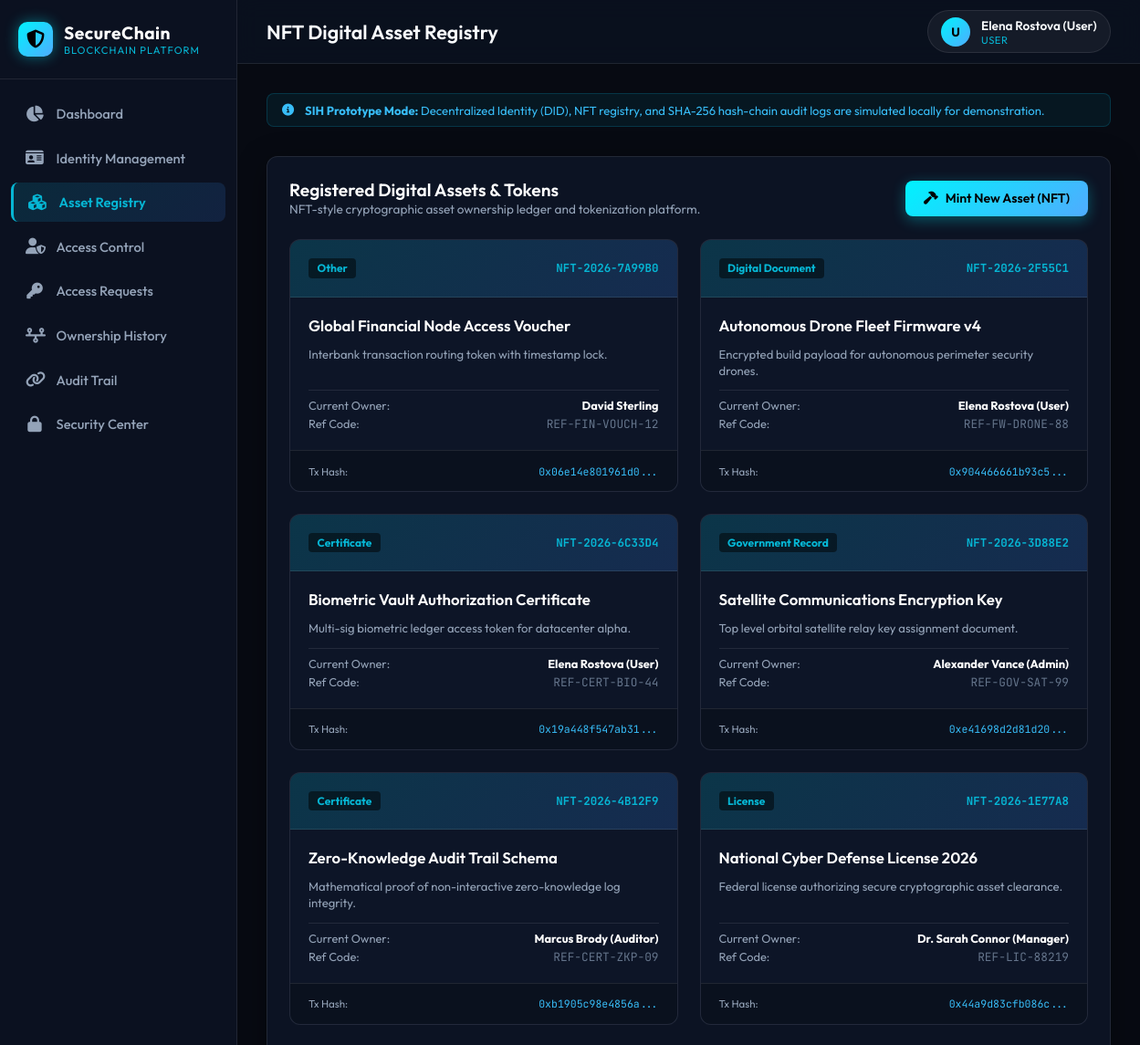
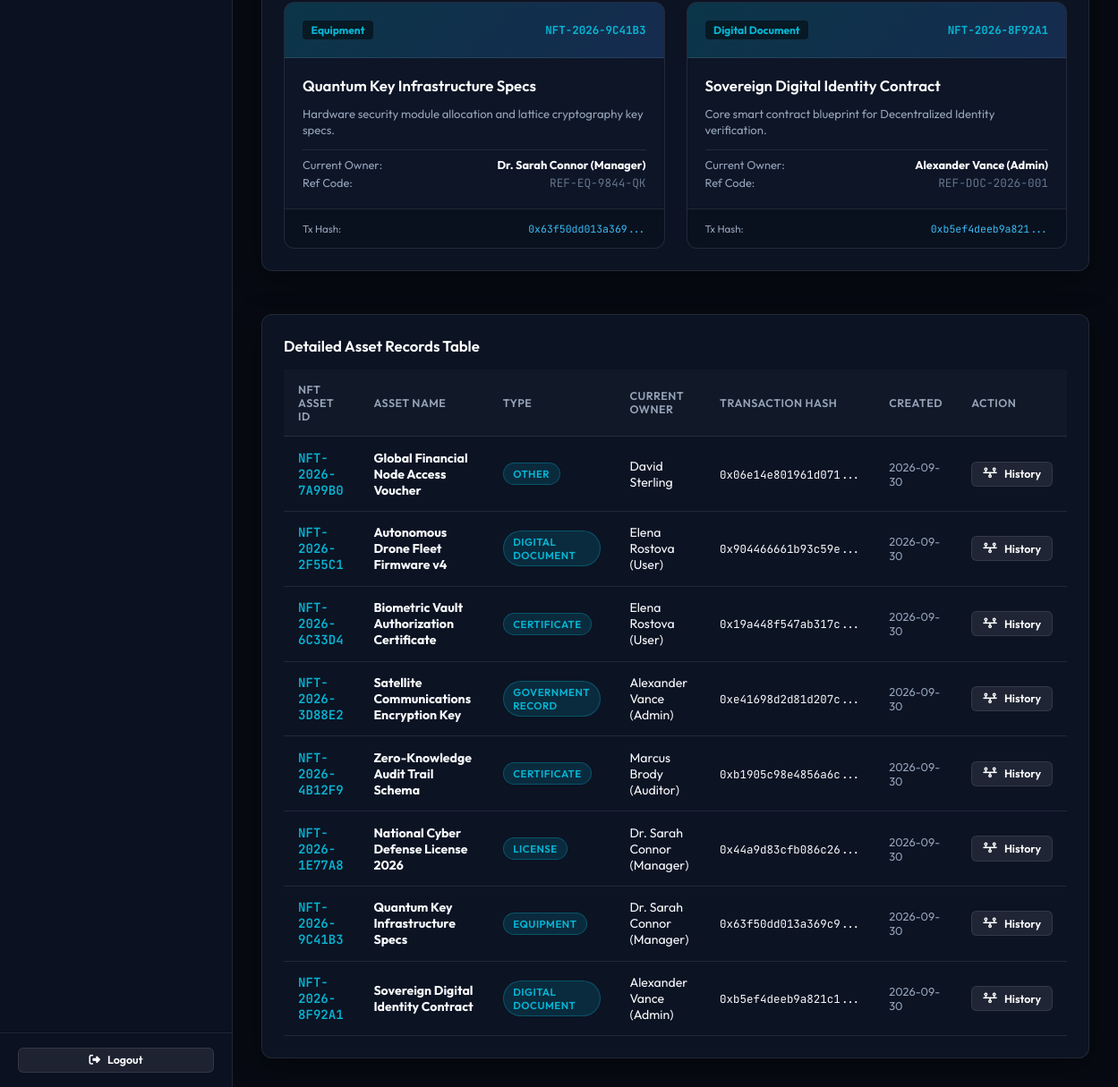
Page /assets (signed in) on the committed database (2 pictures, top to bottom).
### tables this page shows
CREATE TABLE assets (
        id INTEGER PRIMARY KEY AUTOINCREMENT,
        nft_id TEXT UNIQUE NOT NULL,
        name TEXT NOT NULL,
        asset_type TEXT NOT NULL,
        description TEXT,
        current_owner TEXT NOT NULL,
        original_owner TEXT NOT NULL,
        value_ref TEXT,
        tx_hash TEXT NOT NULL,
        status TEXT DEFAULT 'ACTIVE',
        created_at DATETIME DEFAULT CURRENT_TIMESTAMP
    );

### app.py (the view)
@app.route('/assets')
@login_required
def assets():
    conn = get_db_connection()
    assets_list = conn.execute('SELECT * FROM assets ORDER BY id DESC').fetchall()
    conn.close()
    return render_template('assets.html', assets=assets_list)

### app.py (called while the page is built)
@app.context_processor
def inject_user():
    return dict(
        current_user=session.get('username'),
        current_role=session.get('role'),
        current_full_name=session.get('full_name')
    )

### auth.py (called while the page is built)
def login_required(f):
    @wraps(f)
    def decorated_function(*args, **kwargs):
        if 'user_id' not in session:
            flash('Please log in to access this page.', 'warning')
            return redirect(url_for('login'))
        return f(*args, **kwargs)
    return decorated_function

### database.py (called while the page is built)
def get_db_connection():
    conn = sqlite3.connect(DB_PATH)
    conn.row_factory = sqlite3.Row
    return conn

### templates/assets.html (shortened to what this page needs)
{% extends "base.html" %}
{% block header_title %}NFT Digital Asset Registry{% endblock %}
{% block content %}
<div class="glass-card">
  <div style="display: flex; align-items: center; justify-content: space-between; flex-wrap: wrap; gap: 1rem; margin-bottom: 1.5rem;">
    <div>
      <h2 style="font-size: 1.2rem; font-weight: 600; color: #fff;">Registered Digital Assets & Tokens</h2>
      <p style="font-size: 0.85rem; color: var(--text-muted);">NFT-style cryptographic asset ownership ledger and tokenization platform.</p>
    </div>
    <div style="display: flex; gap: 0.75rem; align-items: center;">
      <button class="btn btn-primary" onclick="openModal('mint-asset-modal')">
        <i class="fas fa-hammer"></i> Mint New Asset (NFT)
      </button>
    </div>
  </div>
  <div class="nft-grid">
    {% for asset in assets %}
    <div class="nft-card">
      <div class="nft-header">
        <span class="nft-badge">{{ asset.asset_type }}</span>
        <span class="font-mono" style="font-size: 0.78rem; color: var(--primary-cyan); font-weight: 700;">{{ asset.nft_id }}</span>
      </div>
      <div class="nft-body">
        <h3 class="nft-title">{{ asset.name }}</h3>
        <p class="nft-desc">{{ asset.description or 'No description provided.' }}</p>
        <div style="font-size: 0.8rem; margin-top: auto; padding-top: 0.5rem; border-top: 1px solid var(--border-color);">
          <div style="display: flex; justify-content: space-between; margin-bottom: 0.25rem;">
            <span style="color: var(--text-muted);">Current Owner:</span>
            <strong style="color: #fff;">{{ asset.current_owner }}</strong>
          </div>
          <div style="display: flex; justify-content: space-between;">
            <span style="color: var(--text-muted);">Ref Code:</span>
            <span class="font-mono" style="color: var(--text-dim);">{{ asset.value_ref }}</span>
          </div>
        </div>
      </div>
      <div class="nft-footer">
        <span style="font-size: 0.72rem; color: var(--text-muted);">Tx Hash:</span>
        <code class="font-mono" style="font-size: 0.72rem; color: #38bdf8;">{{ asset.tx_hash[:16] }}...</code>
      </div>
    </div>
    {% endfor %}
  </div>
</div>
<div class="glass-card" style="margin-top: 1.5rem;">
  <h3 style="font-size: 1.05rem; font-weight: 600; color: #fff; margin-bottom: 1rem;">Detailed Asset Records Table</h3>
  <div class="table-responsive">
    <table class="custom-table">
      <thead>
        <tr>
          <th>NFT Asset ID</th>
          <th>Asset Name</th>
          <th>Type</th>
          <th>Current Owner</th>
          <th>Transaction Hash</th>
          <th>Created</th>
          <th>Action</th>
        </tr>
      </thead>
      <tbody>
        {% for asset in assets %}
        <tr>
          <td><span class="font-mono" style="color: var(--primary-cyan); font-weight: 600;">{{ asset.nft_id }}</span></td>
          <td><strong>{{ asset.name }}</strong></td>
          <td><span class="badge badge-cyan">{{ asset.asset_type }}</span></td>
          <td>{{ asset.current_owner }}</td>
          <td><code class="font-mono" style="font-size: 0.78rem;">{{ asset.tx_hash[:18] }}...</code></td>
          <td style="font-size: 0.8rem; color: var(--text-muted);">{{ asset.created_at[:10] }}</td>
          <td>
            <a href="{{ url_for('ownership') }}?nft_id={{ asset.nft_id }}" class="btn btn-secondary btn-sm">
              <i class="fas fa-timeline"></i> History
            </a>
          </td>
        </tr>
        {% endfor %}
      </tbody>
    </table>
  </div>
</div>
{% endblock %}

### static/css/style.css (style rules this page uses)
:root { --bg-main: #070a12; --bg-card: rgba(15, 23, 42, 0.75); --bg-sidebar: #0b1120; --bg-input: #121c33; --border-color: rgba(255, 255, 255, 0.09); --border-glow: rgba(6, 182, 212, 0.3); --primary-cyan: #06b6d4; --accent-blue: #3b82f6; --gradient-cyan: linear-gradient(135deg, #00f2fe 0%, #4facfe 100%); --gradient-glow: linear-gradient(135deg, rgba(6, 182, 212, 0.15), rgba(59, 130, 246, 0.15)); --text-main: #f8fafc; --text-muted: #94a3b8; --text-dim: #64748b; --badge-success-bg: rgba(16, 185, 129, 0.15); --badge-success-color: #10b981; --badge-cyan-bg: rgba(6, 182, 212, 0.15); --badge-cyan-color: #06b6d4; --badge-warning-bg: rgba(245, 158, 11, 0.15); --badge-warning-color: #f59e0b; --badge-danger-bg: rgba(239, 68, 68, 0.15); --badge-danger-color: #ef4444; --sidebar-width: 260px; --topbar-height: 70px; }
* { box-sizing: border-box; margin: 0; padding: 0; font-family: 'Outfit', -apple-system, BlinkMacSystemFont, sans-serif; }
body { background-color: var(--bg-main); color: var(--text-main); min-height: 100vh; display: flex; overflow-x: hidden; }
code, .font-mono { font-family: 'JetBrains Mono', monospace; }
.glass-card { background: var(--bg-card); backdrop-filter: blur(16px); -webkit-backdrop-filter: blur(16px); border: 1px solid var(--border-color); border-radius: 12px; padding: 1.5rem; box-shadow: 0 8px 32px 0 rgba(0, 0, 0, 0.37); transition: all 0.3s ease; }
.badge { display: inline-flex; align-items: center; gap: 0.35rem; padding: 0.25rem 0.65rem; border-radius: 20px; font-size: 0.72rem; font-weight: 600; text-transform: uppercase; letter-spacing: 0.5px; }
.badge-active, .badge-cyan { background: var(--badge-cyan-bg); color: var(--badge-cyan-color); border: 1px solid rgba(6, 182, 212, 0.3); }
.table-responsive { width: 100%; overflow-x: auto; }
.custom-table { width: 100%; border-collapse: collapse; text-align: left; }
.custom-table th { padding: 0.9rem 1rem; background: rgba(255, 255, 255, 0.02); color: var(--text-muted); font-size: 0.78rem; font-weight: 600; text-transform: uppercase; letter-spacing: 0.5px; border-bottom: 1px solid var(--border-color); }
.custom-table td { padding: 0.9rem 1rem; border-bottom: 1px solid var(--border-color); font-size: 0.88rem; color: var(--text-main); vertical-align: middle; }
.custom-table tbody tr { transition: background 0.15s ease; }
.btn { display: inline-flex; align-items: center; justify-content: center; gap: 0.5rem; padding: 0.65rem 1.25rem; border-radius: 8px; font-size: 0.88rem; font-weight: 600; cursor: pointer; border: none; transition: all 0.2s ease; text-decoration: none; }
.btn-primary { background: var(--gradient-cyan); color: #000; box-shadow: 0 4px 15px rgba(0, 242, 254, 0.3); }
.btn-secondary { background: rgba(255, 255, 255, 0.08); color: #fff; border: 1px solid var(--border-color); }
.btn-sm { padding: 0.35rem 0.75rem; font-size: 0.78rem; border-radius: 6px; }
.nft-grid { display: grid; grid-template-columns: repeat(auto-fill, minmax(280px, 1fr)); gap: 1.5rem; }
.nft-card { background: var(--bg-card); border: 1px solid var(--border-color); border-radius: 12px; overflow: hidden; position: relative; transition: all 0.3s ease; display: flex; flex-direction: column; }
.nft-header { background: linear-gradient(135deg, rgba(6, 182, 212, 0.2), rgba(59, 130, 246, 0.2)); padding: 1.25rem; display: flex; align-items: center; justify-content: space-between; border-bottom: 1px solid var(--border-color); }
.nft-badge { font-size: 0.75rem; font-weight: 700; background: rgba(0, 0, 0, 0.5); padding: 0.2rem 0.6rem; border-radius: 4px; color: var(--primary-cyan); }
.nft-body { padding: 1.25rem; flex-grow: 1; display: flex; flex-direction: column; gap: 0.75rem; }
.nft-title { font-size: 1.05rem; font-weight: 600; color: #fff; }
.nft-desc { font-size: 0.82rem; color: var(--text-muted); line-height: 1.4; }
.nft-footer { padding: 0.9rem 1.25rem; background: rgba(0, 0, 0, 0.2); border-top: 1px solid var(--border-color); display: flex; align-items: center; justify-content: space-between; font-size: 0.78rem; }

### rows in the picture
assets: asset_type "Other", nft_id "NFT-2026-7A99B0", name "Global Financial Node Access Voucher", description "Interbank transaction routing token with timestamp lock.", current_owner "David Sterling", value_ref "REF-FIN-VOUCH-12", tx_hash "0x06e14e801961d0", asset_type "OTHER", tx_hash "0x06e14e801961d071", created_at "2026-09-30"
assets: asset_type "Digital Document", nft_id "NFT-2026-2F55C1", name "Autonomous Drone Fleet Firmware v4", description "Encrypted build payload for autonomous perimeter security drones.", current_owner "Elena Rostova (User)", value_ref "REF-FW-DRONE-88", tx_hash "0x904466661b93c5", asset_type "DIGITAL DOCUMENT", tx_hash "0x904466661b93c59e", created_at "2026-09-30"
assets: asset_type "Certificate", nft_id "NFT-2026-6C33D4", name "Biometric Vault Authorization Certificate", description "Multi-sig biometric ledger access token for datacenter alpha.", current_owner "Elena Rostova (User)", value_ref "REF-CERT-BIO-44", tx_hash "0x19a448f547ab31", asset_type "CERTIFICATE", tx_hash "0x19a448f547ab317c", created_at "2026-09-30"
assets: asset_type "Government Record", nft_id "NFT-2026-3D88E2", name "Satellite Communications Encryption Key", description "Top level orbital satellite relay key assignment document.", current_owner "Alexander Vance (Admin)", value_ref "REF-GOV-SAT-99", tx_hash "0xe41698d2d81d20", asset_type "GOVERNMENT RECORD", tx_hash "0xe41698d2d81d207c", created_at "2026-09-30"
assets: asset_type "Certificate", nft_id "NFT-2026-4B12F9", name "Zero-Knowledge Audit Trail Schema", description "Mathematical proof of non-interactive zero-knowledge log integrity.", current_owner "Marcus Brody (Auditor)", value_ref "REF-CERT-ZKP-09", tx_hash "0xb1905c98e4856a", asset_type "CERTIFICATE", tx_hash "0xb1905c98e4856a6c", created_at "2026-09-30"
assets: asset_type "License", nft_id "NFT-2026-1E77A8", name "National Cyber Defense License 2026", description "Federal license authorizing secure cryptographic asset clearance.", current_owner "Dr. Sarah Connor (Manager)", value_ref "REF-LIC-88219", tx_hash "0x44a9d83cfb086c", asset_type "LICENSE", tx_hash "0x44a9d83cfb086c26", created_at "2026-09-30"
assets: asset_type "Equipment", nft_id "NFT-2026-9C41B3", name "Quantum Key Infrastructure Specs", description "Hardware security module allocation and lattice cryptography key specs.", current_owner "Dr. Sarah Connor (Manager)", value_ref "REF-EQ-9844-QK", tx_hash "0x63f50dd013a369", asset_type "EQUIPMENT", tx_hash "0x63f50dd013a369c9", created_at "2026-09-30"
assets: asset_type "Digital Document", nft_id "NFT-2026-8F92A1", name "Sovereign Digital Identity Contract", description "Core smart contract blueprint for Decentralized Identity verification.", current_owner "Alexander Vance (Admin)", value_ref "REF-DOC-2026-001", tx_hash "0xb5ef4deeb9a821", asset_type "DIGITAL DOCUMENT", tx_hash "0xb5ef4deeb9a821c1", created_at "2026-09-30"

### other values in the picture
{{ current_user[0] | upper }} "U"
{{ current_full_name or current_user }} "Elena Rostova (User)"
{{ current_role }} "USER"
